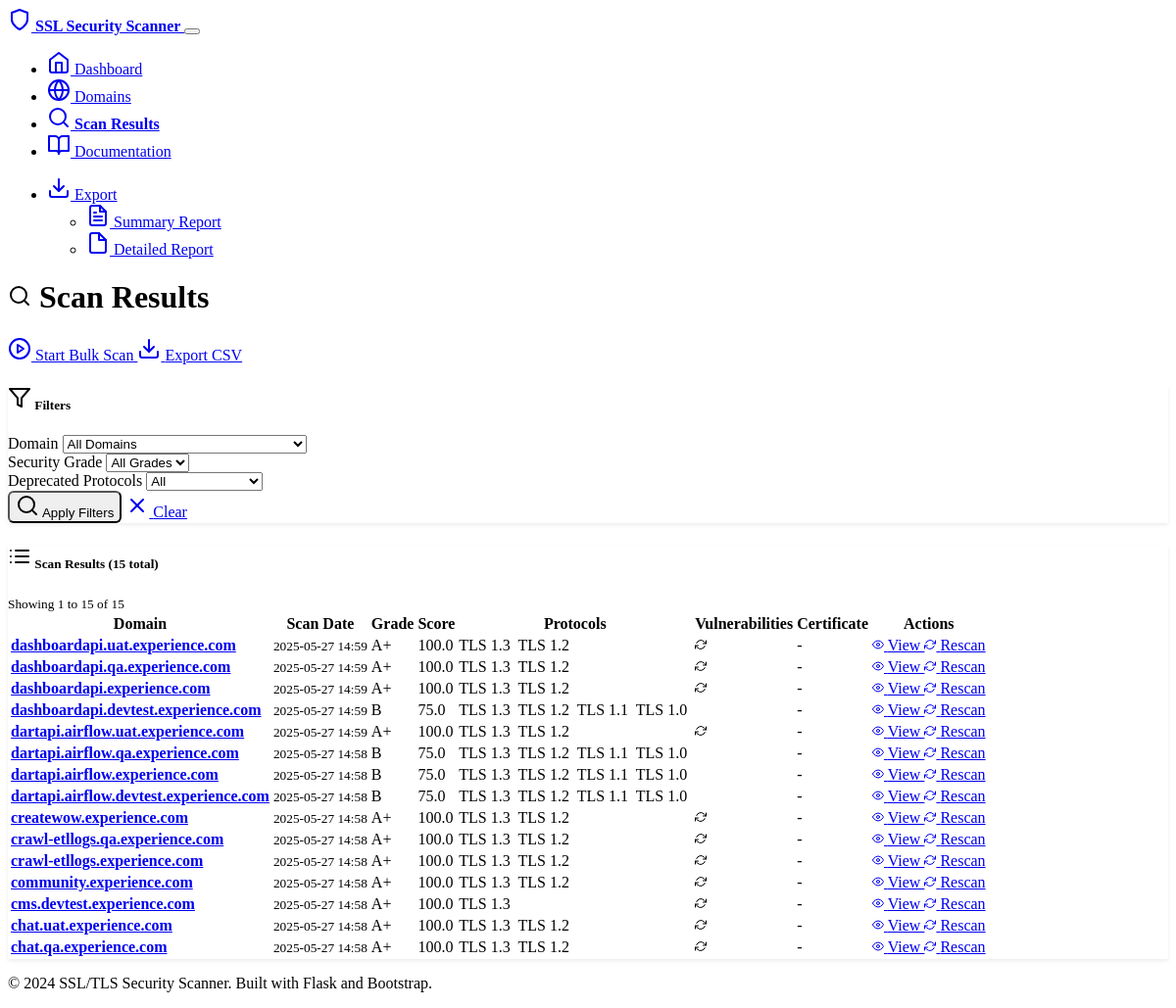
The page /scan/results on the database its author committed.
### models.py (models this page shows, shortened)
class ScanResult(db.Model):
    id = db.Column(Integer, primary_key=True)
    domain_id = db.Column(Integer, db.ForeignKey('domain.id'), nullable=False)
    scan_date = db.Column(DateTime, default=datetime.utcnow)
    sslv2_enabled = db.Column(Boolean, default=False)
    sslv3_enabled = db.Column(Boolean, default=False)
    tlsv1_0_enabled = db.Column(Boolean, default=False)
    tlsv1_1_enabled = db.Column(Boolean, default=False)
    tlsv1_2_enabled = db.Column(Boolean, default=False)
    tlsv1_3_enabled = db.Column(Boolean, default=False)
    heartbleed_vulnerable = db.Column(Boolean, default=False)
    fallback_scsv_supported = db.Column(Boolean, default=False)
    secure_renegotiation = db.Column(Boolean, default=False)
    compression_enabled = db.Column(Boolean, default=False)
    cert_signature_algorithm = db.Column(String(100))
    cert_key_strength = db.Column(Integer)
    cert_subject = db.Column(String(500))
    cert_issuer = db.Column(String(500))
    cert_not_before = db.Column(DateTime)
    cert_not_after = db.Column(DateTime)
    weak_ciphers_count = db.Column(Integer, default=0)
    supported_ciphers = db.Column(Text)  # JSON string of cipher details
    security_score = db.Column(Float, default=0.0)  # 0-100 score
    security_grade = db.Column(String(2))  # A+, A, B, C, D, F
    has_deprecated_protocols = db.Column(Boolean, default=False)
    raw_output = db.Column(Text)
    scan_successful = db.Column(Boolean, default=True)
    error_message = db.Column(Text)

class Domain(db.Model):
    id = db.Column(Integer, primary_key=True)
    hostname = db.Column(String(255), unique=True, nullable=False)
    active = db.Column(Boolean, default=True)
    created_at = db.Column(DateTime, default=datetime.utcnow)
    last_scanned = db.Column(DateTime)
    scan_results = db.relationship('ScanResult', backref='domain', lazy=True, cascade='all, delete-orphan')

### routes.py (the view)
@app.route('/scan/results')
def scan_results():
    page = request.args.get('page', 1, type=int)
    domain_filter = request.args.get('domain')
    grade_filter = request.args.get('grade')
    deprecated_filter = request.args.get('deprecated')
    per_page = 20
    query = db.session.query(ScanResult).join(Domain).filter(Domain.active == True)
    if domain_filter:
        query = query.filter(Domain.hostname == domain_filter)
    if grade_filter:
        query = query.filter(ScanResult.security_grade == grade_filter)
    if deprecated_filter == 'true':
        query = query.filter(ScanResult.has_deprecated_protocols == True)
    elif deprecated_filter == 'false':
        query = query.filter(ScanResult.has_deprecated_protocols == False)
    query = query.order_by(ScanResult.scan_date.desc())
    results = query.paginate(page=page, per_page=per_page, error_out=False)
    current_job = ScanJob.query.filter_by(status='running').first()
    available_domains = db.session.query(Domain).join(ScanResult).filter(
        Domain.active == True
    ).distinct().order_by(Domain.hostname).all()
    return render_template('scan_results.html',
                         results=results,
                         current_job=current_job,
                         domain_filter=domain_filter,
                         grade_filter=grade_filter,
                         deprecated_filter=deprecated_filter,
                         available_domains=available_domains)

### templates/scan_results.html (shortened to what this page needs)
{% extends "base.html" %}
{% block content %}
<div class="row">
    <div class="col-12">
        <div class="d-flex justify-content-between align-items-center mb-4">
            <h1>
                <i data-feather="search" class="me-2"></i>
                Scan Results
            </h1>
            <div class="btn-group">
                <a href="{{ url_for('scan_bulk') }}" class="btn btn-primary">
                    <i data-feather="play-circle" class="me-2"></i>
                    Start Bulk Scan
                </a>
                <a href="{{ url_for('export_summary') }}" class="btn btn-success">
                    <i data-feather="download" class="me-2"></i>
                    Export CSV
                </a>
            </div>
        </div>
    </div>
</div>
<div class="row mb-4">
    <div class="col-12">
        <div class="card">
            <div class="card-header">
                <h5 class="mb-0">
                    <i data-feather="filter" class="me-2"></i>
                    Filters
                </h5>
            </div>
            <div class="card-body">
                <form method="GET" class="row g-3">
                    <div class="col-md-3">
                        <label for="domain" class="form-label">Domain</label>
                        <select class="form-select" id="domain" name="domain">
                            <option value="">All Domains</option>
                        </select>
                    </div>
                    <div class="col-md-3">
                        <label for="grade" class="form-label">Security Grade</label>
                        <select class="form-select" id="grade" name="grade">
                            <option value="">All Grades</option>
                        </select>
                    </div>
                    <div class="col-md-3">
                        <label for="deprecated" class="form-label">Deprecated Protocols</label>
                        <select class="form-select" id="deprecated" name="deprecated">
                            <option value="">All</option>
                        </select>
                    </div>
                    <div class="col-md-3 d-flex align-items-end">
                        <button type="submit" class="btn btn-primary me-2">
                            <i data-feather="search" class="me-1"></i>
                            Apply Filters
                        </button>
                        <a href="{{ url_for('scan_results') }}" class="btn btn-outline-secondary">
                            <i data-feather="x" class="me-1"></i>
                            Clear
                        </a>
                    </div>
                </form>
            </div>
        </div>
    </div>
</div>
<div class="row">
    <div class="col-12">
        <div class="card">
            <div class="card-header d-flex justify-content-between align-items-center">
                <h5 class="mb-0">
                    <i data-feather="list" class="me-2"></i>
                    Scan Results ({{ results.total }} total)
                </h5>
                <small class="text-muted">
                    Showing {{ results.per_page * (results.page - 1) + 1 }} to
                    {{ results.per_page * (results.page - 1) + results.items|length }} of {{ results.total }}
                </small>
            </div>
            <div class="card-body">
                {% if results.items %}
                <div class="table-responsive">
                    <table class="table table-hover">
                        <thead>
                            <tr>
                                <th>Domain</th>
                                <th>Scan Date</th>
                                <th>Grade</th>
                                <th>Score</th>
                                <th>Protocols</th>
                                <th>Vulnerabilities</th>
                                <th>Certificate</th>
                                <th>Actions</th>
                            </tr>
                        </thead>
                        <tbody>
                            {% for scan in results.items %}
                            <tr class="{{ 'table-danger' if not scan.scan_successful else '' }}">
                                <td>
                                    <a href="{{ url_for('domain_detail', domain_id=scan.domain.id) }}" class="text-decoration-none">
                                        <strong>{{ scan.domain.hostname }}</strong>
                                    </a>
                                </td>
                                <td>
                                    <small>{{ scan.scan_date.strftime('%Y-%m-%d %H:%M') if scan.scan_date else 'N/A' }}</small>
                                </td>
                                <td>
                                    {% if scan.scan_successful and scan.security_grade %}
                                        <span class="badge bg-{{ 'success' if scan.security_grade in ['A+', 'A'] else 'warning' if scan.security_grade == 'B' else 'danger' }}">
                                            {{ scan.security_grade }}
                                        </span>
                                    {% else %}
                                        <span class="text-muted">-</span>
                                    {% endif %}
                                </td>
                                <td>
                                    {% if scan.scan_successful and scan.security_score %}
                                        {{ "%.1f"|format(scan.security_score) }}
                                    {% else %}
                                        <span class="text-muted">-</span>
                                    {% endif %}
                                </td>
                                <td>
                                    {% if scan.scan_successful %}
                                        <div class="protocol-badges">
                                            {% if scan.tlsv1_3_enabled %}
                                                <span class="badge bg-success">TLS 1.3</span>
                                            {% endif %}
                                            {% if scan.tlsv1_2_enabled %}
                                                <span class="badge bg-success">TLS 1.2</span>
                                            {% endif %}
                                            {% if scan.tlsv1_1_enabled %}
                                                <span class="badge bg-warning">TLS 1.1</span>
                                            {% endif %}
                                            {% if scan.tlsv1_0_enabled %}
                                                <span class="badge bg-warning">TLS 1.0</span>
                                            {% endif %}
                                        </div>
                                    {% else %}
                                        <span class="text-muted">-</span>
                                    {% endif %}
                                </td>
                                <td>
                                    {% if scan.scan_successful %}
                                        <div class="vulnerability-indicators">
                                            {% if not scan.secure_renegotiation %}
                                                <span class="badge bg-warning" title="Insecure renegotiation">
                                                    <i data-feather="refresh-cw" width="12" height="12"></i>
                                                </span>
                                            {% endif %}
                                        </div>
                                    {% else %}
                                        <span class="text-muted">-</span>
                                    {% endif %}
                                </td>
                                <td>
                                    {% if scan.scan_successful and scan.cert_not_after %}
                                        {% set days_until_expiry = (scan.cert_not_after - scan.scan_date).days %}
                                        {% if days_until_expiry < 30 %}
                                            <span class="badge bg-danger" title="Expires {{ scan.cert_not_after.strftime('%Y-%m-%d') }}">
                                                <i data-feather="alert-triangle" width="12" height="12"></i>
                                                {{ days_until_expiry }}d
                                            </span>
                                        {% elif days_until_expiry < 90 %}
                                            <span class="badge bg-warning" title="Expires {{ scan.cert_not_after.strftime('%Y-%m-%d') }}">
                                                <i data-feather="clock" width="12" height="12"></i>
                                                {{ days_until_expiry }}d
                                            </span>
                                        {% else %}
                                            <span class="badge bg-success" title="Expires {{ scan.cert_not_after.strftime('%Y-%m-%d') }}">
                                                <i data-feather="check-circle" width="12" height="12"></i>
                                                Valid
                                            </span>
                                        {% endif %}
                                    {% else %}
                                        <span class="text-muted">-</span>
                                    {% endif %}
                                </td>
                                <td>
                                    <div class="btn-group" role="group">
                                        <a href="{{ url_for('domain_detail', domain_id=scan.domain.id) }}"
                                           class="btn btn-sm btn-outline-info">
                                            <i data-feather="eye" width="12" height="12"></i>
                                            View
                                        </a>
                                        <a href="{{ url_for('scan_single_domain', domain_id=scan.domain.id) }}"
                                           class="btn btn-sm btn-outline-primary">
                                            <i data-feather="refresh-cw" width="12" height="12"></i>
                                            Rescan
                                        </a>
                                    </div>
                                </td>
                            </tr>
                            {% endfor %}
                        </tbody>
                    </table>
                </div>
                {% endif %}
            </div>
        </div>
    </div>
</div>
{% endblock %}

### static/css/style.css (style rules this page uses)
.card { border: none; box-shadow: 0 0.125rem 0.25rem rgba(0, 0, 0, 0.075); transition: box-shadow 0.15s ease-in-out; }
.protocol-badges .badge { margin-right: 0.25rem; margin-bottom: 0.25rem; }
.vulnerability-indicators .badge { margin-right: 0.25rem; }
.table th { border-top: none; font-weight: 600; color: var(--bs-primary); }
.btn { border-radius: 0.375rem; font-weight: 500; }
.btn-group .btn { border-radius: 0; }
.btn-group .btn:first-child { border-top-left-radius: 0.375rem; border-bottom-left-radius: 0.375rem; }
.btn-group .btn:last-child { border-top-right-radius: 0.375rem; border-bottom-right-radius: 0.375rem; }
[data-bs-theme="dark"] .card { background-color: rgba(var(--bs-light-rgb), 0.05); }
[data-bs-theme="dark"] .table { --bs-table-bg: transparent; }

### rows shown on the page
ScanResult: domain.hostname "dashboardapi.uat.experience.com", scan_date "2025-05-27 14:59", security_grade "A+", security_score "100.0", scan_successful "TLS 1.3"
ScanResult: domain.hostname "dashboardapi.qa.experience.com", scan_date "2025-05-27 14:59", security_grade "A+", security_score "100.0", scan_successful "TLS 1.3"
ScanResult: domain.hostname "dashboardapi.experience.com", scan_date "2025-05-27 14:59", security_grade "A+", security_score "100.0", scan_successful "TLS 1.3"
ScanResult: domain.hostname "dashboardapi.devtest.experience.com", scan_date "2025-05-27 14:59", security_grade "B", security_score "75.0", scan_successful "TLS 1.3"
ScanResult: domain.hostname "dartapi.airflow.uat.experience.com", scan_date "2025-05-27 14:59", security_grade "A+", security_score "100.0", scan_successful "TLS 1.3"
ScanResult: domain.hostname "dartapi.airflow.qa.experience.com", scan_date "2025-05-27 14:58", security_grade "B", security_score "75.0", scan_successful "TLS 1.3"
ScanResult: domain.hostname "dartapi.airflow.experience.com", scan_date "2025-05-27 14:58", security_grade "B", security_score "75.0", scan_successful "TLS 1.3"
ScanResult: domain.hostname "dartapi.airflow.devtest.experience.com", scan_date "2025-05-27 14:58", security_grade "B", security_score "75.0", scan_successful "TLS 1.3"
ScanResult: domain.hostname "createwow.experience.com", scan_date "2025-05-27 14:58", security_grade "A+", security_score "100.0", scan_successful "TLS 1.3"
ScanResult: domain.hostname "crawl-etllogs.qa.experience.com", scan_date "2025-05-27 14:58", security_grade "A+", security_score "100.0", scan_successful "TLS 1.3"
ScanResult: domain.hostname "crawl-etllogs.experience.com", scan_date "2025-05-27 14:58", security_grade "A+", security_score "100.0", scan_successful "TLS 1.3"
ScanResult: domain.hostname "community.experience.com", scan_date "2025-05-27 14:58", security_grade "A+", security_score "100.0", scan_successful "TLS 1.3"
ScanResult: domain.hostname "cms.devtest.experience.com", scan_date "2025-05-27 14:58", security_grade "A+", security_score "100.0", scan_successful "TLS 1.3"
ScanResult: domain.hostname "chat.uat.experience.com", scan_date "2025-05-27 14:58", security_grade "A+", security_score "100.0", scan_successful "TLS 1.3"
ScanResult: domain.hostname "chat.qa.experience.com", scan_date "2025-05-27 14:58", security_grade "A+", security_score "100.0", scan_successful "TLS 1.3"

### other values the page prints
{{ results.total }} "15"
{{ results.per_page * (results.page - 1) + 1 }} "1"
{{ results.per_page * (results.page - 1) + results.items|length }} "15"
